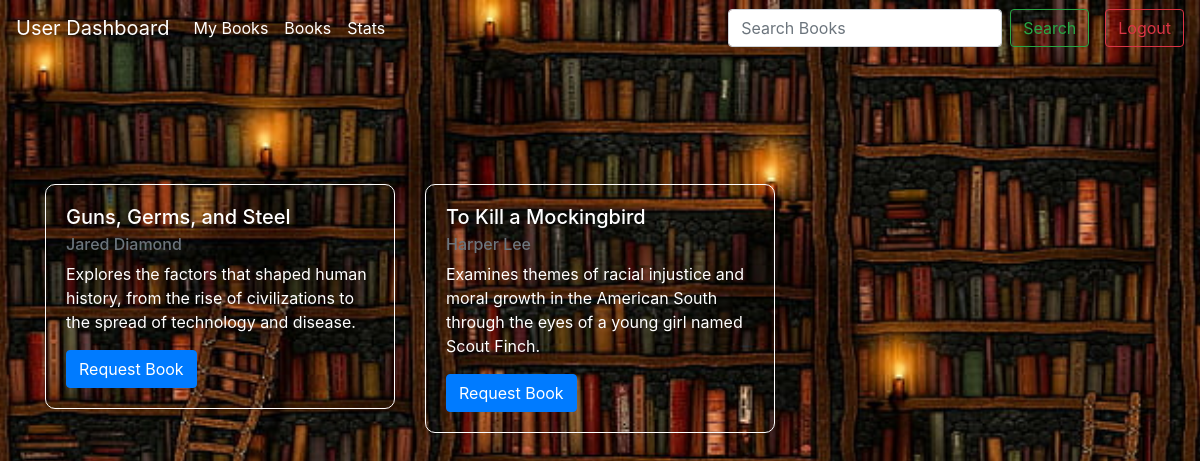
The app's page /search_books, older data.
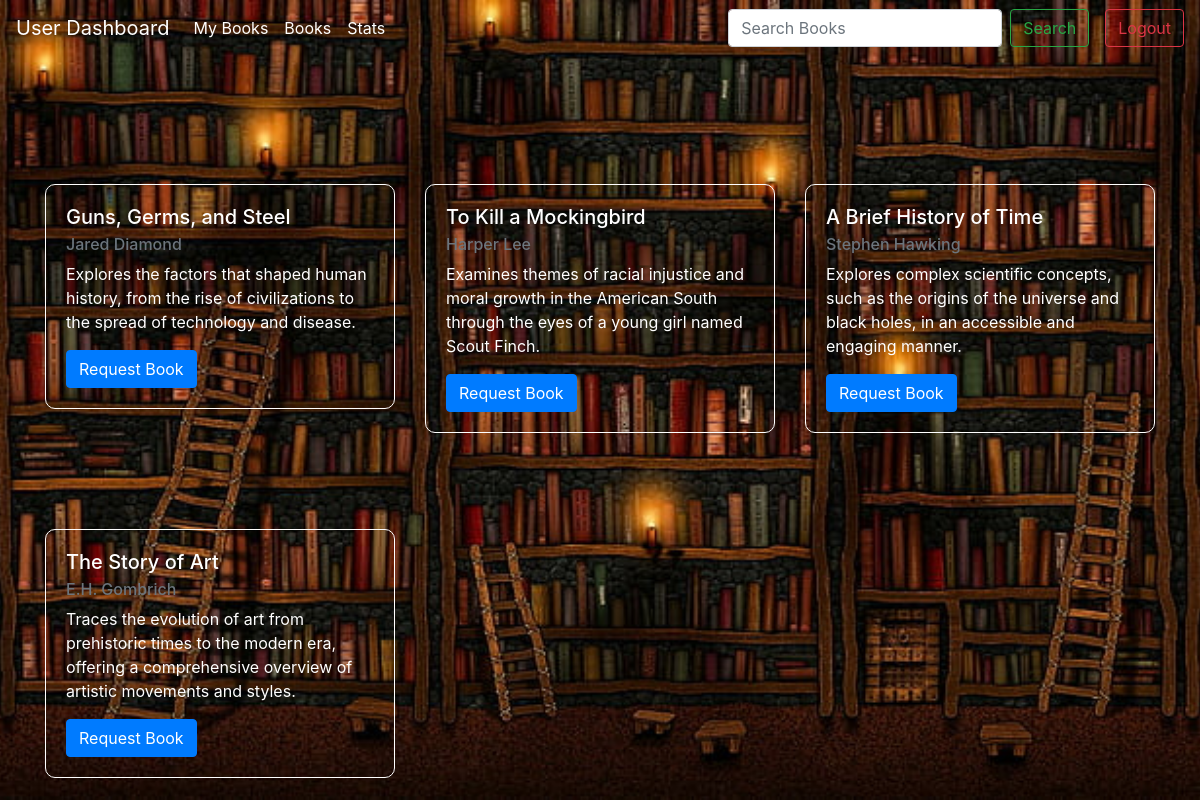
The same page, newer data.
### app.py (models this page shows)
class Book(db.Model):
    id = db.Column(db.Integer, primary_key=True)
    title = db.Column(db.String(100), nullable=False)
    author = db.Column(db.String(100), nullable=False)
    description = db.Column(db.Text, nullable=True)
    section_id = db.Column(db.Integer, db.ForeignKey('section.id'), nullable=False)
    section = db.relationship('Section', backref=db.backref('books', lazy=True))

### app.py (the view)
@app.route('/search_books', methods=['GET', 'POST'])
def search_books():
    if request.method == 'POST':
        query = request.form['query']
    else:
        query = request.args.get('query', '')
    if query:
        search_results = Book.query.filter((Book.title.ilike(f'%{query}%')) | (Book.author.ilike(f'%{query}%'))).all()
    else:
        search_results = Book.query.all()
    return render_template('userDashboard.html', all_books=search_results, query=query)

### templates/userDashboard.html (shortened to what this page needs)
<!DOCTYPE html>
<html lang="en">
<head>
    <link rel="stylesheet" href="https://maxcdn.bootstrapcdn.com/bootstrap/4.5.2/css/bootstrap.min.css">
</head>
<body>
    <nav class="navbar navbar-expand-lg navbar-dark ">
        <a class="navbar-brand" href="{{url_for('user_dashboard')}}">User Dashboard</a>
        <div class="collapse navbar-collapse" id="navbarSupportedContent">
            <ul class="navbar-nav mr-auto">
                <li class="nav-item active">
                    <a class="nav-link" href="{{ url_for('my_books') }}">My Books</a>
                </li>
                <li class="nav-item active">
                    <a class="nav-link" href="{{url_for('user_dashboard')}}">Books</a>
                </li>
                <li class="nav-item active">
                    <a class="nav-link" href="{{url_for('user_statisticspg')}}">Stats</a>
                </li>
            </ul>
            <form class="form-inline my-2 my-lg-0" action="{{ url_for('search_books') }}" method="GET">
                <input class="form-control mr-sm-2" type="search" placeholder="Search Books" aria-label="Search" name="query">
                <button class="btn btn-outline-success my-2 my-sm-0" type="submit">Search</button>
            </form>
            <form action="{{ url_for('logout') }}" method="post" class="form-inline my-2 my-lg-0 ml-3">
                <button class="btn btn-outline-danger my-2 my-sm-0" type="submit">Logout</button>
            </form>
        </div>
    </nav>
    <div class="container mt-5">
        <div class="row">
            {% if all_books %}
                {% for book in all_books %}
                <div class="col-md-4">
                    <div class="card mb-3"style="background-color: rgba(127, 76, 43, 0); border: 1px solid white;border-radius: 10px;margin-top: 80px;">
                        <div class="card-body" style="color: white;">
                            <h5 class="card-title">{{ book.title }}</h5>
                            <h6 class="card-subtitle mb-2 text-muted">{{ book.author }}</h6>
                            <p class="card-text">{{ book.description }}</p>
                            <a href="{{ url_for('request_bookpg', book_id=book.id) }}" class="btn btn-primary">Request Book</a>
                        </div>
                    </div>
                </div>
                {% endfor %}
            {% else %}
                <div class="col-md-12">
                    <p>No books available.</p>
                </div>
            {% endif %}
        </div>
    </div>
</body>
</html>

### templates/userDashboard.html (style rules this page uses)
body { background-image: url('static/BackImg.jpg'); background-size: cover; background-position: center; background-repeat: no-repeat; height: 100vh; }

Row changes from the older to the newer data that the page shows:
added Book: title "A Brief History of Time", author "Stephen Hawking", description "Explores complex scientific concepts, such as the origins of the universe and black holes, in an accessible and engaging manner."
added Book: title "The Story of Art", author "E.H. Gombrich", description "Traces the evolution of art from prehistoric times to the modern era, offering a comprehensive overview of artistic movements and styles."
